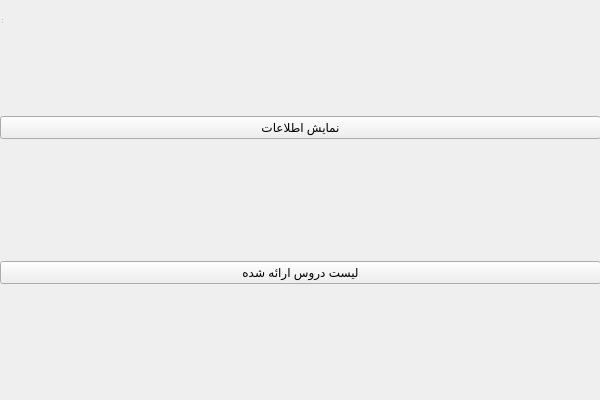
<?xml version="1.0" encoding="UTF-8"?>
<ui version="4.0">
 <class>ProfessorMainWindow</class>
 <widget class="QWidget" name="ProfessorMainWindow">
  <property name="geometry">
   <rect>
    <x>0</x>
    <y>0</y>
    <width>600</width>
    <height>400</height>
   </rect>
  </property>
  <property name="windowTitle">
   <string>Professor Main Window</string>
  </property>
  <widget class="QWidget" name="centralwidget">
   <property name="geometry">
    <rect>
     <x>0</x>
     <y>0</y>
     <width>601</width>
     <height>401</height>
    </rect>
   </property>
   <layout class="QVBoxLayout" name="verticalLayout">
    <item>
     <widget class="QPushButton" name="showInfoButton">
      <property name="text">
       <string>نمایش اطلاعات</string>
      </property>
     </widget>
    </item>
    <item>
     <widget class="QPushButton" name="courseListButton">
      <property name="text">
       <string>لیست دروس ارائه شده</string>
      </property>
     </widget>
    </item>
   </layout>
  </widget>
  <widget class="QStatusBar" name="statusbar">
   <property name="geometry">
    <rect>
     <x>0</x>
     <y>0</y>
     <width>3</width>
     <height>25</height>
    </rect>
   </property>
  </widget>
 </widget>
 <resources/>
 <connections/>
</ui>
